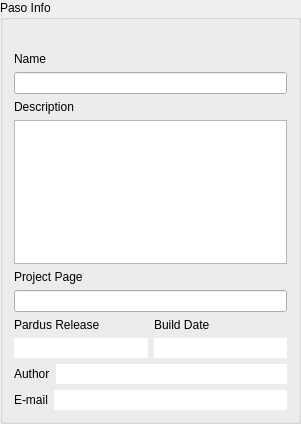
<?xml version="1.0" encoding="UTF-8"?>
<ui version="4.0">
 <class>pasoInfoGroup</class>
 <widget class="QGroupBox" name="pasoInfoGroup">
  <property name="geometry">
   <rect>
    <x>0</x>
    <y>0</y>
    <width>301</width>
    <height>424</height>
   </rect>
  </property>
  <property name="sizePolicy">
   <sizepolicy hsizetype="Expanding" vsizetype="Expanding">
    <horstretch>0</horstretch>
    <verstretch>0</verstretch>
   </sizepolicy>
  </property>
  <property name="windowTitle">
   <string notr="true">PasoInfoGroup</string>
  </property>
  <property name="title">
   <string>Paso Info</string>
  </property>
  <layout class="QGridLayout" name="gridLayout">
   <item row="0" column="0">
    <layout class="QVBoxLayout" name="verticalLayout">
     <property name="sizeConstraint">
      <enum>QLayout::SetFixedSize</enum>
     </property>
     <item>
      <widget class="QLabel" name="label_3">
       <property name="font">
        <font>
         <pointsize>10</pointsize>
         <weight>75</weight>
         <bold>true</bold>
        </font>
       </property>
       <property name="text">
        <string/>
       </property>
      </widget>
     </item>
     <item>
      <widget class="QLabel" name="label">
       <property name="text">
        <string>Name</string>
       </property>
      </widget>
     </item>
     <item>
      <widget class="QLineEdit" name="lineEdit"/>
     </item>
     <item>
      <widget class="QLabel" name="label_2">
       <property name="text">
        <string>Description</string>
       </property>
      </widget>
     </item>
     <item>
      <widget class="QPlainTextEdit" name="plainTextEdit"/>
     </item>
     <item>
      <widget class="QLabel" name="label_4">
       <property name="text">
        <string>Project Page</string>
       </property>
      </widget>
     </item>
     <item>
      <widget class="QLineEdit" name="lineEdit_2"/>
     </item>
     <item>
      <layout class="QHBoxLayout" name="horizontalLayout">
       <item>
        <layout class="QVBoxLayout" name="verticalLayout_3">
         <item>
          <widget class="QLabel" name="label_6">
           <property name="text">
            <string>Pardus Release</string>
           </property>
          </widget>
         </item>
         <item>
          <widget class="QLineEdit" name="lineEdit_3">
           <property name="frame">
            <bool>false</bool>
           </property>
           <property name="readOnly">
            <bool>true</bool>
           </property>
          </widget>
         </item>
        </layout>
       </item>
       <item>
        <layout class="QVBoxLayout" name="verticalLayout_2">
         <item>
          <widget class="QLabel" name="label_5">
           <property name="text">
            <string>Build Date</string>
           </property>
          </widget>
         </item>
         <item>
          <widget class="QLineEdit" name="lineEdit_4">
           <property name="frame">
            <bool>false</bool>
           </property>
           <property name="readOnly">
            <bool>true</bool>
           </property>
          </widget>
         </item>
        </layout>
       </item>
      </layout>
     </item>
     <item>
      <layout class="QHBoxLayout" name="horizontalLayout_2">
       <item>
        <widget class="QLabel" name="label_8">
         <property name="sizePolicy">
          <sizepolicy hsizetype="Minimum" vsizetype="Preferred">
           <horstretch>0</horstretch>
           <verstretch>0</verstretch>
          </sizepolicy>
         </property>
         <property name="maximumSize">
          <size>
           <width>80</width>
           <height>16777215</height>
          </size>
         </property>
         <property name="text">
          <string>Author</string>
         </property>
        </widget>
       </item>
       <item>
        <widget class="QLineEdit" name="lineEdit_5">
         <property name="frame">
          <bool>false</bool>
         </property>
         <property name="readOnly">
          <bool>true</bool>
         </property>
        </widget>
       </item>
      </layout>
     </item>
     <item>
      <layout class="QHBoxLayout" name="horizontalLayout_3">
       <item>
        <widget class="QLabel" name="label_10">
         <property name="maximumSize">
          <size>
           <width>80</width>
           <height>16777215</height>
          </size>
         </property>
         <property name="text">
          <string>E-mail</string>
         </property>
        </widget>
       </item>
       <item>
        <widget class="QLineEdit" name="lineEdit_6">
         <property name="frame">
          <bool>false</bool>
         </property>
         <property name="readOnly">
          <bool>true</bool>
         </property>
        </widget>
       </item>
      </layout>
     </item>
    </layout>
   </item>
  </layout>
 </widget>
 <resources/>
 <connections/>
</ui>
